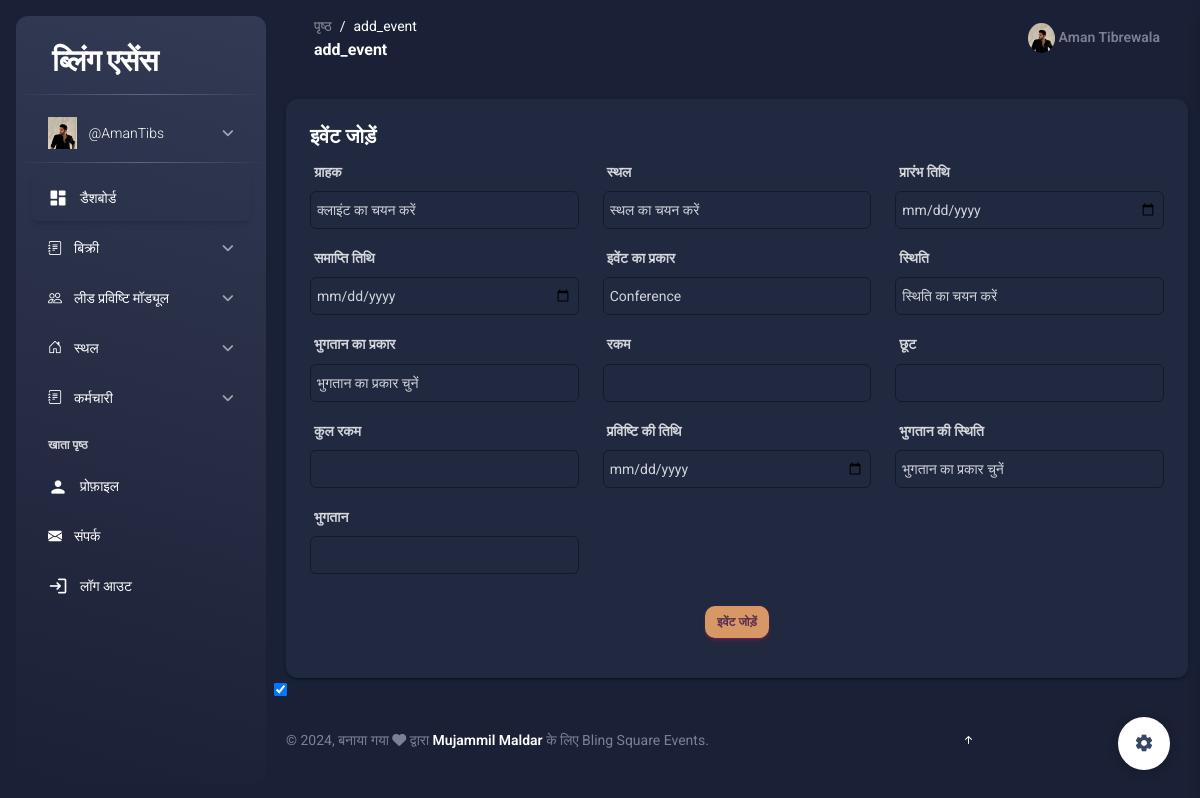
The app's page /add_event/ (signed in) with its own data.
### dashboard/models.py (models this page shows, shortened)
class CustomUser(AbstractUser):
    GENDER_CHOICES = (
        ('male', 'Male'),
        ('female', 'Female'),
    )
    USER_ROLES = (
        ('employee', 'Employee'),
        ('admin', 'Admin'),
        ('hr', 'HR'),
        ('manager', 'Manager'),
        ('intern', 'Intern'),
    )
    category = models.CharField(max_length=20, choices=USER_ROLES, default='employee')
    photo = models.ImageField(upload_to='photos/')
    gender = models.CharField(max_length=6, choices=GENDER_CHOICES)
    dob = models.DateField(default=datetime.date.today)
    joiningdate = models.DateField(default=datetime.date.today)
    address = models.TextField()
    designation = models.CharField(max_length=100)
    mobileno = models.CharField(max_length=11, unique=True)
    active = models.BooleanField(default=True)  # Track active status
    last_activity = models.DateTimeField(auto_now=True)  # Track last activity timestamp

class UserSettings(models.Model):
    user = models.OneToOneField(CustomUser, on_delete=models.CASCADE)
    data_completion_percentage = models.PositiveIntegerField(default=0)
    selected_theme = models.CharField(max_length=20, choices=settings.THEME_CHOICES, default='light')

### dashboard/sales/sales_views.py (the view)
# urls.py: path('add_event/', views.add_event, name='add_event'),
@transaction.atomic
def add_event(request):
    if request.method == 'POST':
        venue_name = request.POST.get('venue')
        client_name = request.POST.get('client')
        sales_amount = request.POST.get('amount')
        if venue_name and client_name and sales_amount:
            if venue_name == 'other':
                venue_data = {
                    'name': request.POST.get('new_venue_name'),
                    'address': request.POST.get('new_venue_address'),
                    'capacity': request.POST.get('new_venue_capacity'),
                }
                venue = Venue.objects.create(**venue_data)
            else:
                venue = Venue.objects.get(pk=venue_name)
            if client_name == 'other':
                new_client_data = {
                    'name': request.POST.get('new_client_name'),
                    'number': request.POST.get('new_client_number'),
                    'email': request.POST.get('new_client_email'),
                }
                client = Client.objects.create(**new_client_data)
            else:
                client = Client.objects.get(pk=client_name)
            event_data = {
                'client': client,
                'venue': venue,
                'start_date': request.POST.get('start_date'),
                'end_date': request.POST.get('end_date'),
                'type_of_event': request.POST.get('type_of_event'),
                'status': request.POST.get('status'),
                'mode_of_payment': request.POST.get('mode_of_payment'),
            }
            event = Event.objects.create(**event_data)
            sales_data = {
                'client': client,
                'amount': sales_amount,
                'discount': request.POST.get('discount'),
                'date': request.POST.get('date'),
                'payment_status': request.POST.get('payment_status'),
                'payment': request.POST.get('payment'),
                'event': event,
            }
            sales = Sales.objects.create(**sales_data)
            return redirect('/All_Events')
        else:
            return HttpResponse("Error: Missing required fields.", status=400)
    else:
        venues = Venue.objects.all()  # Fetch all venues to pass to the template
        status_choices = Event.STATUS_CHOICES
        payment_choices = Event.PAYMENT_CHOICES
        type_of_event_choices = Event.TYPE_OF_EVENT_CHOICES  # Fetch all venues to pass to the template
        event = Event.objects.all()
        sales = Sales.objects.all()
        payment_status = Sales.PAYMENT_STATUS
        client =Client.objects.all()
        context={
            'events':event,
            'venues': venues,
            'clients':client,
            'status_choices': status_choices,
            'payment_choices': payment_choices,
            'type_of_event_choices': type_of_event_choices,
            'payment_status':payment_status,
             }
        return render(request, 'add_event.html',context)

### template/add_event.html (shortened to what this page needs)
{% extends 'base.html' %}
{% load i18n %}
{% block main %}
<main class="main-content position-relative max-height-vh-100 h-100 border-radius-lg">
    <div class="container mt-4">
        <div class="card">
            <div class="card-body">
                <h5 class="card-title">{% trans "Add Event" %}</h5>
                <form method="post" enctype="multipart/form-data" class="needs-validation" novalidate>
                    <div class="row">
                        <div class="col-md-4 mb-3">
                            <label for="client" class="form-label fw-bold">{% trans "Client" %}</label>
                            <select name="client" id="client" class="form-control" onchange="showHideClientFields()">
                                <option value="" selected disabled>{% trans "Select client" %}</option>
                            </select>
                        </div>
                        <div class="col-md-4 mb-3">
                            <label for="venue" class="form-label fw-bold">{% trans "Venue" %}</label>
                            <select name="venue" id="venue" class="form-control" onchange="showHideVenueFields()">
                                <option value="" selected disabled>{% trans "Select venue" %}</option>
                            </select>
                        </div>
                        <div class="col-md-4 mb-3">
                            <label for="start_date" class="form-label fw-bold">{% trans "Start Date" %}</label>
                            <input type="date" name="start_date" id="start_date" class="form-control">
                        </div>
                        <div class="col-md-4 mb-3">
                            <label for="end_date" class="form-label fw-bold">{% trans "End Date" %}</label>
                            <input type="date" name="end_date" id="end_date" class="form-control">
                        </div>
                        <div class="col-md-4 mb-3">
                            <label for="type_of_event" class="form-label fw-bold">{% trans "Type of Event" %}</label>
                            <select name="type_of_event" id="type_of_event" class="form-control">
                                {% for type, label in type_of_event_choices %}
                                    <option value="{{ type }}">{{ label }}</option>
                                {% endfor %}
                            </select>
                        </div>
                        <div class="col-md-4 mb-3">
                            <label for="status" class="form-label fw-bold">{% trans "Status" %}</label>
                            <select name="status" id="status" class="form-control">
                                <option value="" selected disabled>{% trans "Select status" %}</option>
                            </select>
                        </div>
                        <div class="col-md-4 mb-3">
                            <label for="mode_of_payment" class="form-label fw-bold">{% trans "Mode of Payment" %}</label>
                            <select name="mode_of_payment" id="mode_of_payment" class="form-control">
                                <option value="" selected disabled>{% trans "Select payment mode" %}</option>
                            </select>
                        </div>
                        <div class="col-md-4 mb-3">
                            <label for="amount" class="form-label fw-bold">{% trans "Amount" %}</label>
                            <input type="number" name="amount" id="amount" class="form-control">
                        </div>
                        <div class="col-md-4 mb-3">
                            <label for="discount" class="form-label fw-bold">{% trans "Discount" %}</label>
                            <input type="number" name="discount" id="discount" class="form-control">
                        </div>
                        <div class="col-md-4 mb-3">
                            <label for="total_amount" class="form-label fw-bold">{% trans "Total Amount" %}</label>
                            <input type="number" name="total_amount" id="total_amount" class="form-control" readonly>
                        </div>
                        <div class="col-md-4 mb-3">
                            <label for="date" class="form-label fw-bold">{% trans "Date Of Entry" %}</label>
                            <input type="date" name="date" id="date" class="form-control">
                        </div>
                        <div class="col-md-4 mb-3">
                            <label for="payment_status" class="form-label fw-bold">{% trans "Payment Status" %}</label>
                            <select name="payment_status" id="mode_of_payment" class="form-control">
                                <option value="" selected disabled>{% trans "Select payment mode" %}</option>
                            </select>
                        </div>
                        <div class="col-md-4 mb-3">
                            <label for="payment" class="form-label fw-bold">{% trans "Payment" %}</label>
                            <input type="text" name="payment" id="payment" class="form-control">
                        </div>
                    </div>
                    <div class="text-center mt-3">
                        <button type="submit" class="btn btn-primary">{% trans "Add Event" %}</button>
                    </div>
                </form>
            </div>
        </div>
    </div>
</main>
{% endblock main %}

### template/base.html (shortened to what this page needs)
{% include 'header.html' %}
{% include 'aside.html' %}
{% load i18n %}
<main class="main-content position-relative max-height-vh-100 h-100 border-radius-lg ">
    <nav class="navbar navbar-main navbar-expand-lg px-0 mx-4 shadow-none border-radius-xl" id="navbarBlur" data-scroll="true">
      <div class="container-fluid py-1 px-3">
        <nav aria-label="breadcrumb">
          <ol class="breadcrumb bg-transparent mb-0 pb-0 pt-1 px-0 me-sm-6 me-5">
            <li class="breadcrumb-item text-sm"><a class="opacity-5 text-dark" href="javascript:;">{% trans "Pages" %}</a></li>
            <li class="breadcrumb-item text-sm text-dark active" aria-current="page">{{ request.path|cut:"/" }}</li>
          </ol>
          <h6 class="font-weight-bolder mb-0">{{ request.path|cut:"/" }}</h6>
        </nav>
        <div class="collapse navbar-collapse mt-sm-0 mt-2 me-md-0 me-sm-4" id="navbar">
          <ul class="navbar-nav  justify-content-end">
            <li class="nav-item d-flex align-items-center">
              <a href="/profile" class="nav-link text-body font-weight-bold px-0">
                <img src="{{request.user.photo.url}}" alt="" style="height: 30px;border-radius: 50%;">
                <span class="d-sm-inline d-none">{{request.user.first_name}} {{request.user.last_name}} </span>
              </a>
            </li>
          </ul>
        </div>
      </div>
    </nav>
{% block main %}
{% endblock main %}
{% include 'footer2.html' %}
{% include 'footer.html' %}

### template/aside.html (shortened to what this page needs)
{% load static %}
{% load i18n %}
<body class="g-sidenav-show bg-gray-200">
  <aside class="sidenav navbar navbar-vertical navbar-expand-xs border-0 border-radius-xl my-3 fixed-start ms-3 bg-gradient-dark" id="sidenav-main">
     <div class="sidenav-header">
    <a class="navbar-brand m-0" href="/home">
      <h3 class="ms-1 font-weight-bold text-white">{% trans "Bling Essence" %}</h3>
    </a>
  </div>
  <hr class="horizontal light mt-0 mb-2">
  <div class="collapse navbar-collapse  w-auto " id="sidenav-collapse-main">
    <ul class="navbar-nav">
      <li class="nav-item">
        <a class="nav-link collapsed" data-bs-target="#profile-nav" data-bs-toggle="collapse" href="#">
          <div class="text-white text-center me-2 font-weight-bold d-flex align-items-center justify-content-center">
            <img src="{{request.user.photo.url}}" class="navbar-brand-img h-100 width-1" alt="main_logo">
          </div>
          <span class="nav-link-text ms-1"> {{request.user.username}} </span>
        </a>
      </li>
    </ul>
      <ul class="navbar-nav">
        <hr class="horizontal light mt-0 mb-2">
        <li class="nav-item">
          <a class="nav-link text-white active {% if request.path == '/home' %}active bg-gradient-primary {% else %} bg-transparent {% endif %}" href="/home">
            <div class="text-white text-center me-2 d-flex align-items-center justify-content-center">
              <i class="material-icons opacity-10">dashboard</i>
            </div>
            <span class="nav-link-text ms-1">{% trans "Dashboard" %}</span>
          </a>
        </li>
      <ul class="navbar-nav">
        <li class="nav-item">
          <a class="nav-link collapsed " data-bs-target="#sales-nav" data-bs-toggle="collapse" href="#">
            <div class="text-white text-center me-2 font-weight-bold d-flex align-items-center justify-content-center">
                <i class="bi bi-journal-text"></i>
                </div>
                <span class="nav-link-text ms-1">{% trans "Sales" %}</span>
            </a>
        </li>
    </ul>
    <ul class="navbar-nav">
      <li class="nav-item">
          <a class="nav-link collapsed " data-bs-target="#lead-nav" data-bs-toggle="collapse" href="#">
              <div class="text-white text-center me-2 font-weight-bold d-flex align-items-center justify-content-center">
                <i class="bi bi-people"></i>
              </div>
              <span class="nav-link-text ms-1">{% trans "Lead Entry Module" %}</span>
          </a>
      </li>
  </ul>
  <ul class="navbar-nav">
    <li class="nav-item">
      <a class="nav-link collapsed {% if request.path == '/add_venue/' or request.path == '/venue_list/' %}active bg-gradient-primary{% endif %}" data-bs-target="#venue-nav" data-bs-toggle="collapse" href="#">
        <div class="text-white text-center me-2 font-weight-bold d-flex align-items-center justify-content-center">
          <i class="bi bi-house-door"></i>
        </div>
        <span class="nav-link-text ms-1">{% trans "Venue" %}</span>
      </a>
    </li>
  </ul>
  <ul class="navbar-nav">
    <li class="nav-item">
      <a class="nav-link collapsed " data-bs-target="#staff-nav" data-bs-toggle="collapse" href="#">
        <div class="text-white text-center me-2 font-weight-bold d-flex align-items-center justify-content-center">
            <i class="bi bi-journal-text"></i>
            </div>
            <span class="nav-link-text ms-1">{% trans "Staff" %}</span>
        </a>
    </li>
</ul>
      <li class="nav-item mt-3">
        <h6 class="ps-4 ms-2 text-uppercase text-xs text-white font-weight-bolder opacity-8">{% trans "Account pages" %}</h6>
      </li>
      <li class="nav-item">
        <a class="nav-link text-white {% if request.path == '/profile/' %}active bg-gradient-primary {% else %} bg-transparent   {% endif %}" href="/profile">
          <div class="text-white text-center me-2 d-flex align-items-center justify-content-center">
            <i class="material-icons opacity-10">person</i>
          </div>
          <span class="nav-link-text ms-1">{% trans "Profile" %}</span>
        </a>
      </li>
      <li class="nav-item">
        <a class="nav-link text-white {% if request.path == '/problemreport/' %}active bg-gradient-primary {% else %} bg-transparent   {% endif %}" href="/problemreport/">
          <div class="text-white text-center me-2 d-flex align-items-center justify-content-center">
            <i class="bi bi-envelope-fill"></i>
          </div>
          <span class="nav-link-text ms-1">{% trans "Contact" %}</span>
        </a>
      </li>
      <li class="nav-item">
        <a class="nav-link text-white " href="/logout">
          <div class="text-white text-center me-2 d-flex align-items-center justify-content-center">
            <i class="material-icons opacity-10">login</i>
          </div>
          <span class="nav-link-text ms-1">{% trans "Logout" %}</span>
        </a>
      </li>
    </ul>
  </div>
</aside>

### template/footer2.html (shortened to what this page needs)
<div class="fixed-plugin">
  <a class="fixed-plugin-button text-dark position-fixed px-3 py-2">
    <i class="material-icons py-2">settings</i>
  </a>
</div>
<input type="checkbox" id="theme-toggle" {% if request.session.theme == 'dark' %}checked{% endif %}>

### records on screen
CustomUser: user.photo (picture), user.username "@AmanTibs", user.first_name "Aman", user.last_name "Tibrewala"
UserSettings: selected_theme "☑"

### other values on screen
{{ request.path|cut:"/" }} "add_event"
form field type_of_event "Conference"
